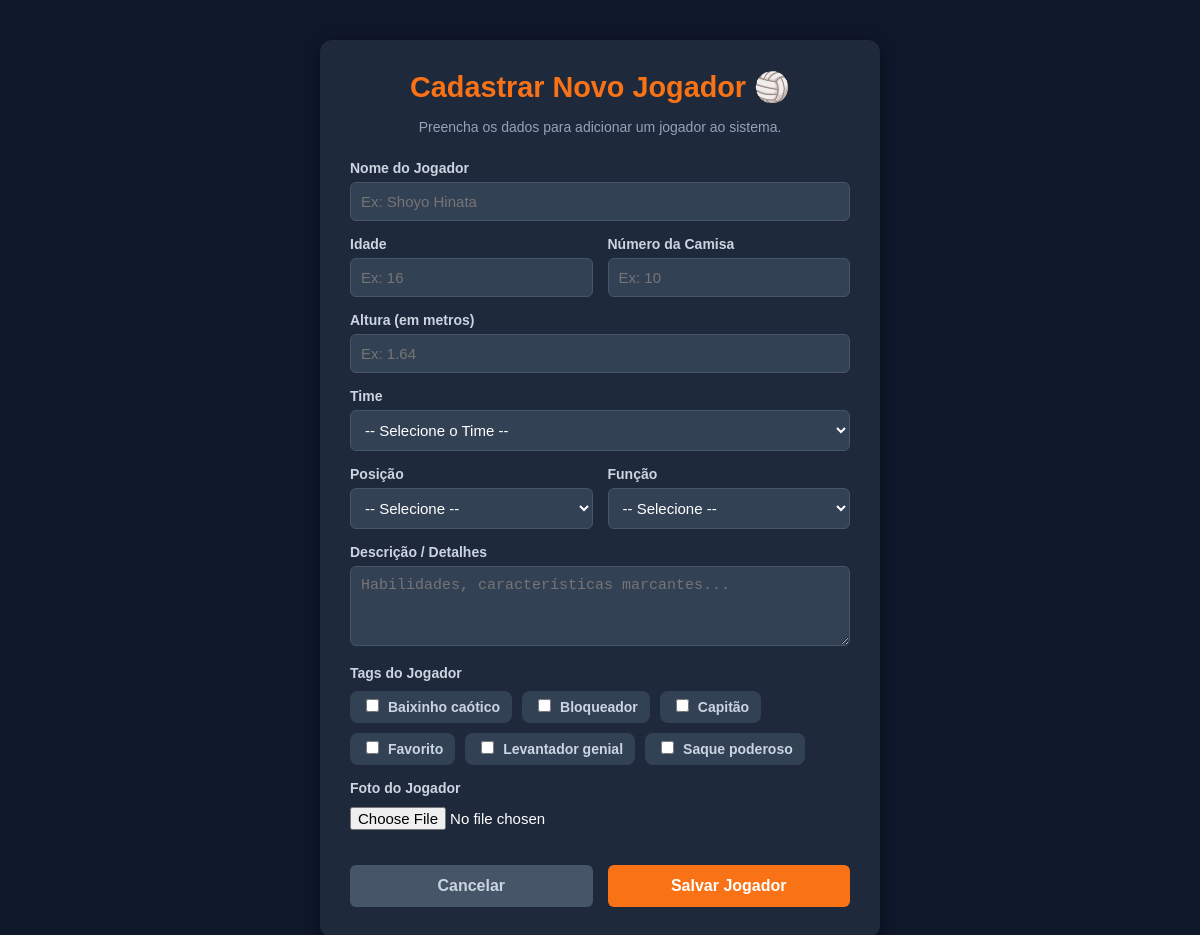
Page /form-personagem.php (signed in) on the committed database.
### tables this page shows
CREATE TABLE `tag` (
  `id` int(11) NOT NULL,
  `nome` varchar(100) NOT NULL
);

### form-personagem.php (the view, shortened to what this page needs)
<?php
require_once "config.php";
try {
    $tags = $pdo->query("SELECT id, nome FROM tag ORDER BY nome ASC")->fetchAll(PDO::FETCH_ASSOC);
} catch (PDOException $e) {
    die("Erro ao carregar dados auxiliares do banco: " . $e->getMessage());
}
?>
<!DOCTYPE html>
<html lang="pt-br">
<head>
</head>
<body>
<div class="box">
    <h2>Cadastrar Novo Jogador 🏐</h2>
    <p class="subtitle">Preencha os dados para adicionar um jogador ao sistema.</p>
    <form action="salvar-personagem.php" method="POST" enctype="multipart/form-data">
        <label for="nome">Nome do Jogador</label>
        <input type="text" id="nome" name="nome" placeholder="Ex: Shoyo Hinata" required>
        <div class="row">
            <div class="col">
                <label for="idade">Idade</label>
                <input type="number" id="idade" name="idade" placeholder="Ex: 16" required>
            </div>
            <div class="col">
                <label for="numero">Número da Camisa</label>
                <input type="number" id="numero" name="numero" placeholder="Ex: 10" required>
            </div>
        </div>
        <label for="altura">Altura (em metros)</label>
        <input type="number" id="altura" name="altura" step="0.01" placeholder="Ex: 1.64" required>
        <label for="id_time">Time</label>
        <select id="id_time" name="id_time" required>
            <option value="">-- Selecione o Time --</option>
        </select>
        <div class="row">
            <div class="col">
                <label for="id_posicao">Posição</label>
                <select id="id_posicao" name="id_posicao" required>
                    <option value="">-- Selecione --</option>
                </select>
            </div>
            <div class="col">
                <label for="id_funcao">Função</label>
                <select id="id_funcao" name="id_funcao" required>
                    <option value="">-- Selecione --</option>
                </select>
            </div>
        </div>
        <label for="descricao">Descrição / Detalhes</label>
        <textarea id="descricao" name="descricao" placeholder="Habilidades, características marcantes..."></textarea>
        <label>Tags do Jogador</label>
        <div style="display:flex; flex-wrap:wrap; gap:10px; margin-top:10px;">
            <?php foreach ($tags as $tag): ?>
                <label style="display:flex; align-items:center; gap:6px; background:#334155; padding:8px 12px; border-radius:8px; margin-top:0; cursor:pointer;">
                    <input type="checkbox" name="tags[]" value="<?php echo $tag['id']; ?>" style="width:auto; margin-top:0;">
                    <?php echo htmlspecialchars($tag['nome']); ?>
                </label>
            <?php endforeach; ?>
        </div>
        <label for="imagem">Foto do Jogador</label>
        <input type="file" id="imagem" name="imagem" accept="image/*">
        <div class="actions">
            <a href="dashboard.php" class="btn btn-cancel">Cancelar</a>
            <button type="submit" class="btn btn-submit">Salvar Jogador</button>
        </div>
    </form>
</div>
</body>
</html>

### form-personagem.php (style rules this page uses)
body { font-family: Arial, sans-serif; background: #0f172a; color: #f8fafc; margin: 0; padding: 40px 20px; display: flex; justify-content: center; align-items: center; min-height: 100vh; box-sizing: border-box; }
.box { background: #1e293b; padding: 30px; border-radius: 12px; width: 100%; max-width: 500px; box-shadow: 0 4px 15px rgba(0,0,0,0.4); }
h2 { text-align: center; margin-top: 0; margin-bottom: 25px; color: #f97316; font-size: 1.8rem; }
.subtitle { text-align: center; color: #94a3b8; margin-top: -10px; margin-bottom: 25px; font-size: 14px; }
label { display: block; margin-top: 15px; font-weight: bold; color: #cbd5e1; font-size: 14px; }
input, select, textarea { width: 100%; padding: 10px; margin-top: 6px; box-sizing: border-box; border: 1px solid #475569; border-radius: 6px; background: #334155; color: white; font-size: 15px; }
textarea { resize: vertical; height: 80px; }
input[type="checkbox"] { margin-top: 0; }
input[type="file"] { background: transparent; border: none; padding: 5px 0; }
.row { display: flex; gap: 15px; }
.col { flex: 1; }
.actions { margin-top: 30px; display: flex; gap: 15px; }
.btn { flex: 1; padding: 12px; border: none; border-radius: 6px; cursor: pointer; font-weight: bold; font-size: 16px; text-align: center; text-decoration: none; }
.btn-submit { background: #f97316; color: white; }
.btn-cancel { background: #475569; color: #cbd5e1; display: flex; align-items: center; justify-content: center; }

### rows in the picture
tag: nome "Baixinho caótico"
tag: nome "Bloqueador"
tag: nome "Capitão"
tag: nome "Favorito"
tag: nome "Levantador genial"
tag: nome "Saque poderoso"
